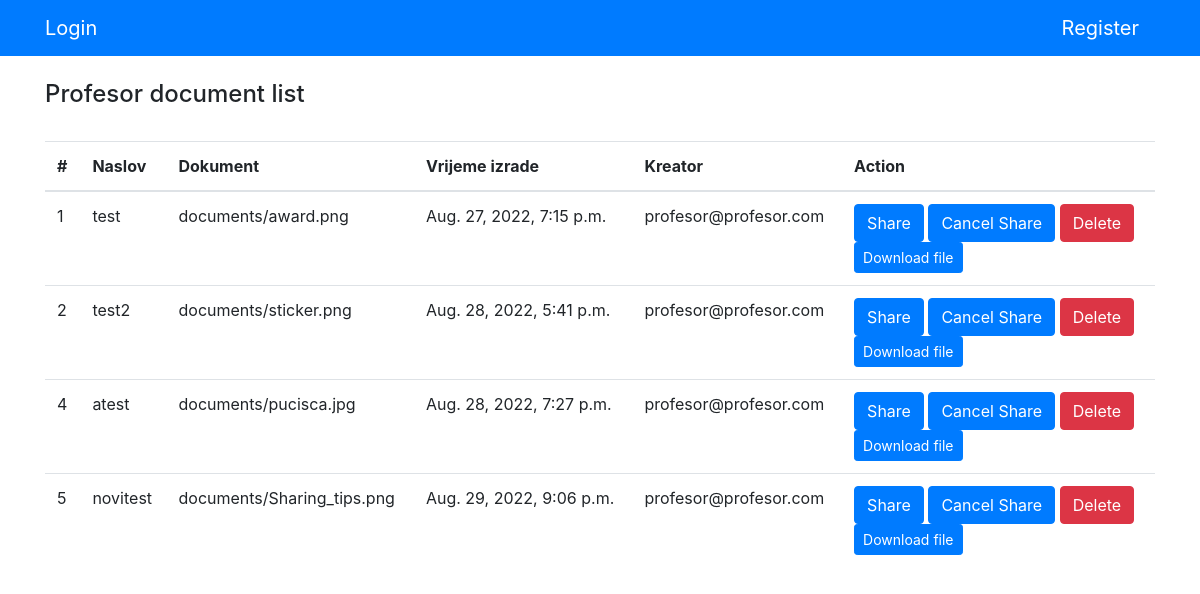
Screenshot of /profesor_document_list/2/ with the database file from the repository.
### Application/models.py (models this page shows, shortened)
class Dokumenti(models.Model):
    Naslov = models.CharField(max_length=255)
    Dokument = models.FileField(upload_to='documents/')
    Vrijeme = models.DateTimeField(default=datetime.now, blank=True)
    Kreator = models.ForeignKey(Korisnici,on_delete=models.CASCADE,null=True,related_name="Kreator")
    Korisnik = models.ManyToManyField(Korisnici,through='Student_Dokument',related_name="Korisnik")
    Azuriran = models.DateTimeField(default=datetime.now,blank=True)

class Korisnici(AbstractBaseUser):
    Email = models.EmailField(max_length=255, unique=True, default="test@test.com")
    Role = models.ForeignKey(Uloge, on_delete=models.CASCADE)
    USERNAME_FIELD = 'Email'
    REQUIRED_FIELDS = []
    objects = KorisniciManager()

### Application/views.py (the view)
# urls.py: path('profesor_document_list/<int:user_id>/', views.profesor_document_list, name='profesor_document_list'),
def profesor_document_list(request,user_id):
    userid=int(user_id)
    documents=Dokumenti.objects.filter(Kreator_id=userid).order_by('Vrijeme')
    return render(request,'project/profesor_document_list.html',{'docs':documents})

### Application/templates/project/profesor_document_list.html
{%extends 'base.html' %}
{% block content %}
<h4>Profesor document list</h4>
<br>
<table class="table">
    <thead>
        <tr>
            <th>#</th>
            <th>Naslov</th>
            <th>Dokument</th>
            <th>Vrijeme izrade</th>
            <th>Kreator</th>
            <th>Action</th>
        </tr>
    </thead>
    <tbody>
        {% for doc in docs %}
        <tr>
            <td> {{ doc.id }} </td>
            <td> {{ doc.Naslov }} </td>
            <td> {{ doc.Dokument }}
            <td> {{ doc.Vrijeme }} </td>
            <td> {{ doc.Kreator }} </td>
            <td>
                {% if user.Role_id != 3%}
                <a href="/document_share/{{doc.id}}" type="button" class="btn btn-primary" style="color: white;">Share</a>
                <a href="/document_stop_share/{{doc.id}}" type="button" class="btn btn-primary" style="color: white;">Cancel Share</a>
                <a href="/document_delete/{{doc.id}}" type="button" class="btn btn-danger" style="color: white;">Delete</a>
                {% endif %}
                <br>
                <a href="{{ doc.Dokument.url }}" class="btn btn-primary btn-sm" target="_blank">Download file</a>
            </td>
        </tr>
        {% endfor %}
    </tbody>
</table>
{% endblock %}

### rows the page displays
Dokumenti: id "1", Naslov "test", Dokument "documents/award.png", Vrijeme "Aug. 27, 2022, 7:15 p.m.", Kreator "profesor@profesor.com"
Dokumenti: id "2", Naslov "test2", Dokument "documents/sticker.png", Vrijeme "Aug. 28, 2022, 5:41 p.m.", Kreator "profesor@profesor.com"
Dokumenti: id "4", Naslov "atest", Dokument "documents/pucisca.jpg", Vrijeme "Aug. 28, 2022, 7:27 p.m.", Kreator "profesor@profesor.com"
Dokumenti: id "5", Naslov "novitest", Dokument "documents/Sharing_tips.png", Vrijeme "Aug. 29, 2022, 9:06 p.m.", Kreator "profesor@profesor.com"
